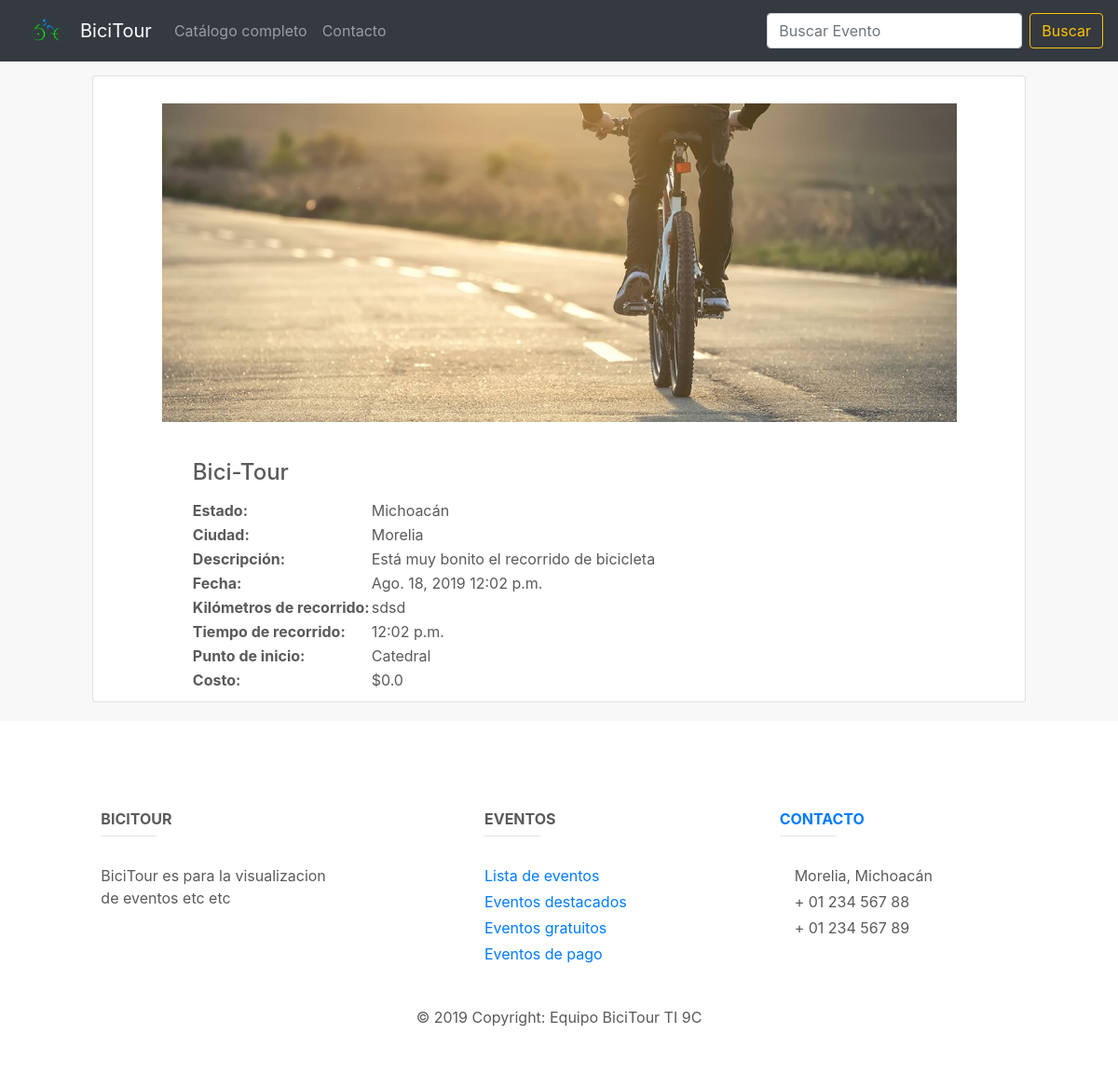
Page /evento/5/ on the committed database.
### eventos/models.py (models this page shows, shortened)
class Eventos(models.Model):
	name = models.CharField(max_length=50,verbose_name="Nombre")
	estado = models.ForeignKey('Estados', on_delete=models.CASCADE, blank=True, null=True, verbose_name="Estado")
	city = models.CharField(max_length=50,verbose_name="Ciudad")
	descripcion = models.TextField(verbose_name="Descripción")
	date = models.DateField(auto_now=False, auto_now_add=False, verbose_name="Fecha del Evento")
	hora = models.TimeField(auto_now=False, auto_now_add=False, verbose_name="Hora del Evento")
	km = models.CharField( max_length=12, verbose_name="Kilómetros de recorrido",blank=True,null=True)
	time = models.TimeField(auto_now=False, auto_now_add=False, verbose_name="Tiempo de recorrido")
	punto_inicio = models.CharField(max_length=50,verbose_name="Punto de inicio",blank=True,null=True)
	costo = models.FloatField(verbose_name="Costo")
	imagen = models.ImageField(upload_to='evento', height_field=None, width_field=None, max_length=None)
	created = models.DateTimeField(auto_now_add=True,verbose_name="Creación") # Fecha y tiempo
	updated = models.DateTimeField(auto_now_add=True,verbose_name="Modificado")
	class Meta:
		verbose_name = 'Evento'
		verbose_name_plural = 'Eventos'
		ordering = ["-created"]

class Estados(models.Model):
	nombre = models.CharField(max_length=50, verbose_name="Estado")
	image = models.ImageField(upload_to='estado', height_field=None, width_field=None, max_length=None,blank=True,null=True)
	created = models.DateTimeField(auto_now_add=True,verbose_name="Creación") # Fecha y tiempo
	updated = models.DateTimeField(auto_now_add=True,verbose_name="Modificado")
	class Meta:
		verbose_name = 'Estado'
		verbose_name_plural = 'Estados'
		ordering = ["nombre"]
	def __str__(self):
		return self.nombre

### eventos/views.py (the view)
# urls.py: path('evento/<int:id>/', views.details, name='Detalles'),
def details(request, id):
    evento = get_object_or_404(Eventos, id=id)
    return render(request, 'eventos/event_detail.html', {'evento': evento})

### eventos/templates/eventos/event_detail.html
{% extends 'eventos/plantilla.html' %}
{% load static %}
{% block content %}
<div class="content container">
	<div class="row">
		<div class="card col-md-auto" style="margin: auto;margin-bottom: 20px">
			<div class="evento text-center">
				<img class="text-center" src="{{evento.imagen.url}}" alt="{{evento.name}}"
					style="margin: 2%;max-width: 90%; max-height: 400px;padding: 10px"><br>
			</div>
			<div class="col-md-10 text-left" style="margin:auto;padding: 10px;">
				<table>
					<tr>
						<td>
							<h4 class="card-title">{{evento.name }}</h4>
						</td>
					</tr>
					<tr>
						<th>Estado:</th>
						<td>{{evento.estado}}</td>
					</tr>
					<tr>
						<th>Ciudad:</th>
						<td>{{evento.city}}</td>
					</tr>
					<tr>
						<th>Descripción: </th>
						<td>{{evento.descripcion}}</td>
					</tr>
					<tr>
						<th>Fecha: </th>
						<td>{{evento.date}} {{evento.hora}}</td>
					</tr>
					<tr>
						<th>Kilómetros de recorrido:</th>
						<td>{{evento.km}}</td>
					</tr>
					<tr>
						<th>Tiempo de recorrido:</th>
						<td>{{evento.time}}</td>
					</tr>
					<tr>
						<th>Punto de inicio: </th>
						<td>{{evento.punto_inicio}}</td>
					</tr>
					<tr>
						<th>Costo:</th>
						<td>${{evento.costo}}</td>
					</tr>
				</table>
			</div>
		</div>
	</div>
</div>
{% endblock content %}

### eventos/static/css/style.css (style rules this page uses)
body { padding-top: 3rem; padding-bottom: 3rem; color: #5a5a5a; }
:root { --jumbotron-padding-y: 3rem; }

### rows in the picture
Eventos: imagen (picture), name "Bici-Tour", estado "Michoacán", city "Morelia", descripcion "Está muy bonito el recorrido de bicicleta", date "Ago. 18, 2019", hora "12:02 p.m.", km "sdsd", time "12:02 p.m.", punto_inicio "Catedral", costo "0.0"
